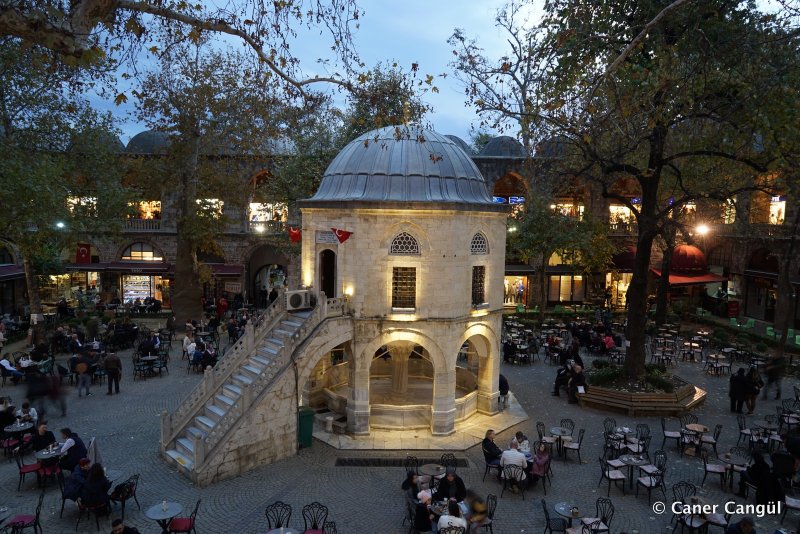
#> input picture docs/documents-context/eserler/koza-han/ref/foto/Koza-Han-5.jpg, 1600 x 1067 px, given in place of ust_orto.png, which was not available (shown at 1/2 size)
$ python yan_yana_emir.py
#> lines starting #> are read from the running program, lines starting #| are printed output that depends on the picture; pictures that were not available may be replaced by others from this repository, and a replacement may not be noted
# AKAR · Emir Hanı · tepeden render ↔ EHA 1967 çarşı planı (kırpıntı) yan yana ve bindirme; render ↔ fotoğraf yan yana.
# Çalıştırma (Pillow + numpy):  python yan_yana_emir.py [surum]   (varsayılan emir_v01)
# EHA taraması yatayda doğru (75 m = 305 px → 4,07 px/m), dikeyde basık: dikey ölçek Emir Hanı çekirdeğinin 45 m (E)
# olduğu kabulüyle 122 px / 45 m = 2,71 px/m alınır (bu yüzden K–G karşılaştırması döngüsel; yalnız D–B ve avlu oranı sınanır).
import sys, os
import numpy as np
from PIL import Image, ImageDraw
HERE = os.path.dirname(os.path.abspath(__file__)); SURUM = sys.argv[1] if len(sys.argv) > 1 else "emir_v01"
K = os.path.normpath(os.path.join(HERE, "..", "..", "kontrol", SURUM))
REF = os.path.normpath(os.path.join(HERE, "..", "..", "..", "ref", "plan")); FOTO = os.path.normpath(os.path.join(HERE, "..", "..", "..", "ref", "foto"))
PPM = 1400 / 56.0
R = Image.open(os.path.join(K, "ust_orto.png")).convert("RGB")
#> R is the input picture: PIL image 1600x1067 RGB; mean R, G, B 71.2, 72.6, 72.7
# NOT (19 Ekim 2026): EHA 1967 vaziyet görseli (bedesten_carsi_eha1967.png) bu ağaçta yok; bindirme için ref/plan/yurt2024_pdf219_kulliye_vaziyet_ayverdi.png kullanılabilir (yeniden kalibre gerekir).
E = Image.open(os.path.join(REF, "bedesten_carsi_eha1967.png")).convert("L")
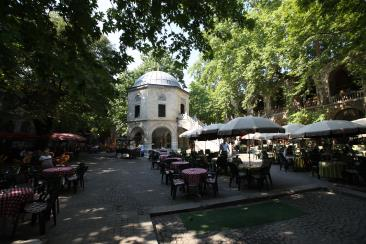
#> input picture docs/documents-context/eserler/koza-han/ref/foto/alan-baskanligi_pdf021_avlu_mescit.jpg, 366 x 244 px, given in place of bedesten_carsi_eha1967.png, which was not available
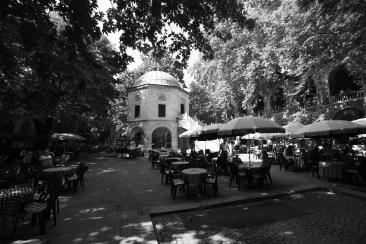
#> E: PIL image 366x244 L; min 0, max 255, mean 62.7
box = (240, 230, 520, 420); E = E.crop(box)
#> after `E = E.crop(box)`:
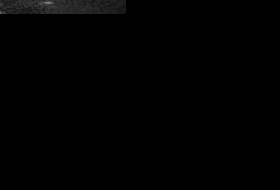
#> E: PIL image 280x190 L; min 0, max 131, mean 1.3
kx, ky = PPM / 4.07, PPM / 2.71
E = E.resize((int(E.width * kx), int(E.height * ky)), Image.LANCZOS)
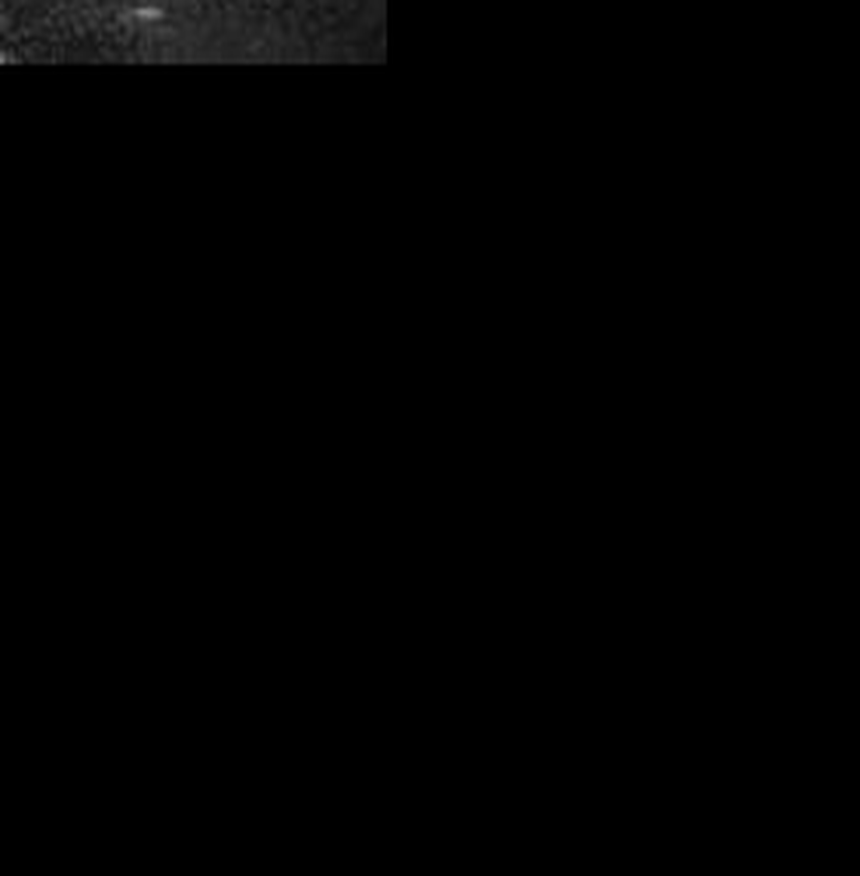
#> E: PIL image 1719x1752 L (shown at 1/2 size); min 0, max 134, mean 1.3
cx, cy = ((150 + 705) / 2 / 3), ((70 + 435) / 2 / 3)          # çekirdek ortası (kırpıntıda, büyütmeden önce)
L = Image.new("L", R.size, 255); L.paste(E, (int(700 - cx * kx), int(700 - cy * ky)))
#> after `L = Image.new('L', R.size, 255)`: L: PIL image 1600x1067 L; every value is 255
#> after `L.paste(E, (int(700 - cx * kx), int(700 - cy * ky)))`:
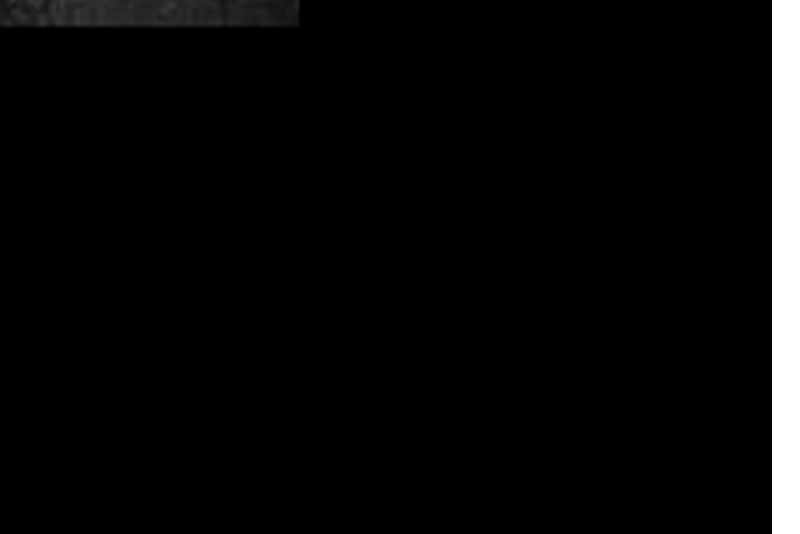
#> L: PIL image 1600x1067 L (shown at 1/2 size); min 0, max 255, mean 9.6
r = np.asarray(R).astype(float); l = np.asarray(L).astype(float)[..., None] / 255.0
u = r * (0.35 + 0.65 * l); u[l[..., 0] < 0.45] = [20, 20, 160]
#> after `u = r * (0.35 + 0.65 * l)`:
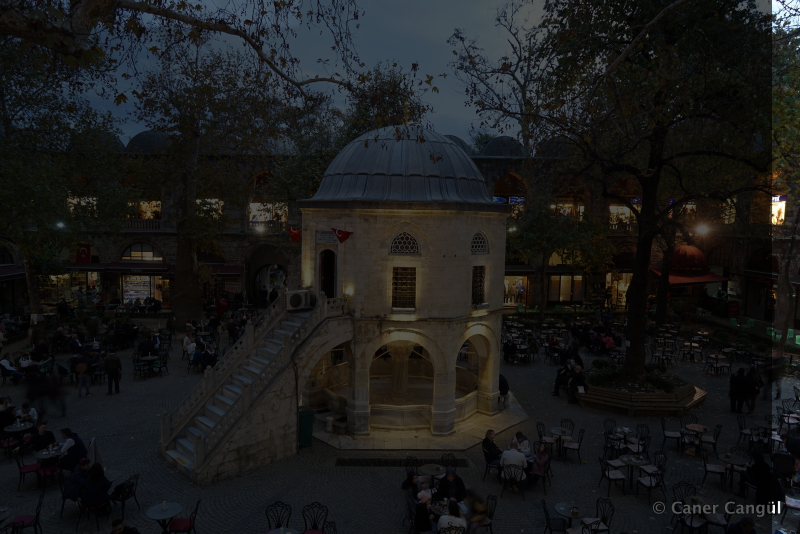
#> u: shape (1067, 1600, 3) float64 (shown at 1/2 size); mean R, G, B 26, 26.6, 26.5
#> after `u[l[..., 0] < 0.45] = [20, 20, 160]`:
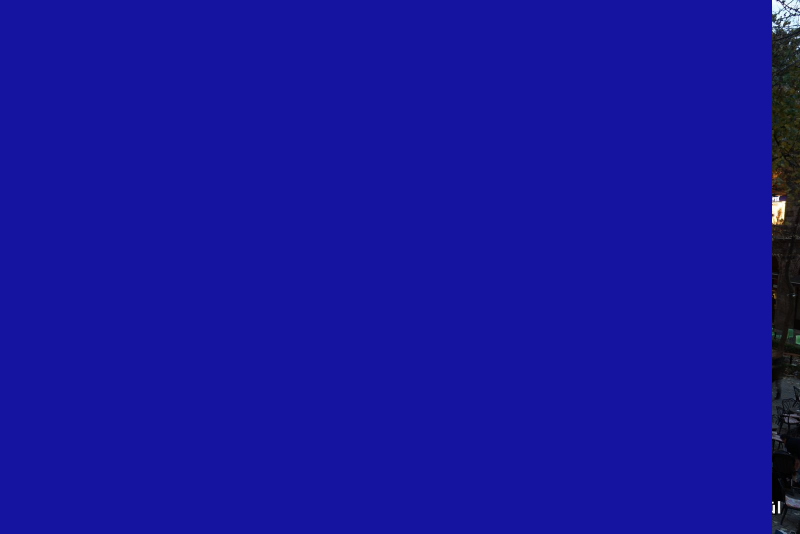
#> u: shape (1067, 1600, 3) float64 (shown at 1/2 size); mean R, G, B 20.8, 20.8, 155.8
B = Image.fromarray(u.clip(0, 255).astype("uint8")); ImageDraw.Draw(B).text((12, 10), "UST orto ↔ EHA 1967 (yatay 4,07 px/m; dikey çekirdek = 45 m kabulü)", fill=(0, 0, 0))
B.save(os.path.join(K, "bindirme_ust_orto.png"))
for foto, rnd, out in (("Emir-Hani-4.jpg", "avlu_ici.png", "yan_yana_avlu.png"),):
    a = Image.open(os.path.join(FOTO, foto)).convert("RGB"); b = Image.open(os.path.join(K, rnd)).convert("RGB")
#> further down, a is the input picture: PIL image 366x244 RGB; mean R, G, B 61.4, 65.5, 51.9
#> (the run stopped early here; a loop or call above may not have finished)
